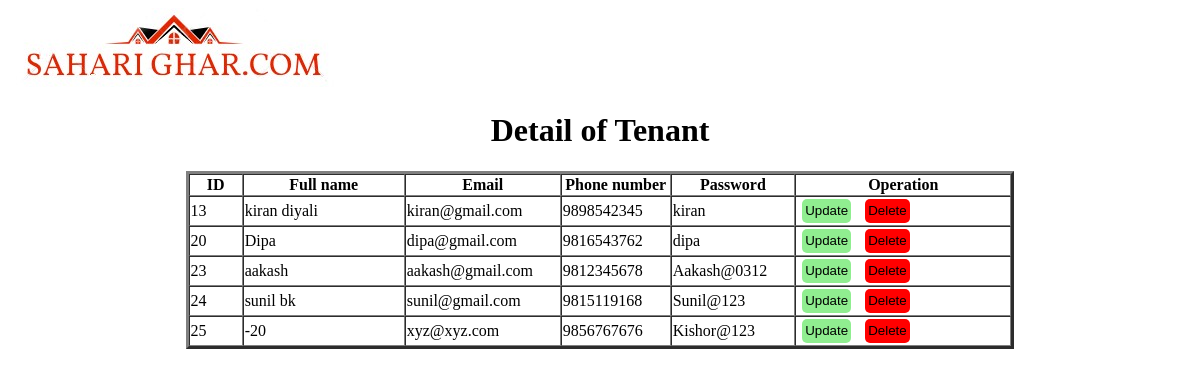
The app's page /Admin/tenant.php with its own data.
### tables this page shows
CREATE TABLE `user` (
  `id` int(10) NOT NULL,
  `full_name` varchar(20) NOT NULL,
  `email` varchar(20) NOT NULL,
  `phone_number` varchar(10) NOT NULL,
  `password` varchar(20) NOT NULL,
  `repeat_password` varchar(20) NOT NULL,
  `role` varchar(10) NOT NULL,
  `landlord_address` varchar(50) NOT NULL,
  `landlordid_image` varchar(500) NOT NULL
);

### Admin/tenant.php (the view, shortened to what this page needs)
<?php
  include '../config.php';
?>
<!DOCTYPE html>
<html lang="en">
<head>
<link rel="stylesheet" href="https://cdnjs.cloudflare.com/ajax/libs/font-awesome/6.5.1/css/all.min.css"
 />
</head>
<body>
<a href="index.php" class="logo-container">
    <img src="../image/logo.jpg" class="logo">
    </a>
 <?php
  $query= "SELECT * FROM user WHERE role = 'tenant'";
  $data=mysqli_query($conn,$query);
  $total= mysqli_num_rows($data);
  if($total != 0){
    ?>
    <h1 align="center"> Detail of Tenant</h1>
    <table border="3px" align="center" cellspacing="0" width="70%" >
     <tr>
        <th width="5%"> ID</th>
        <th width="15%">Full name</th>
        <th width="10%">Email</th>
        <th width="10%">Phone number</th>
        <th width="10%">Password</th>
        <th width="20%">Operation</th>
    <?php
    while($row=mysqli_fetch_assoc($data))
    {
        $id           =$row["id"];
        $full_name    =$row["full_name"];
        $email        =$row["email"];
        $p_number     =$row["phone_number"];
        $password     =$row["password"];
        echo"<tr>
        <td> $id </td>
        <td> $full_name </td>
        <td> $email </td>
        <td> $p_number </td>
        <td> $password </td>
        <td><a href='tenant_update.php?id=$id'><input type='submit' value='Update' class='update'></a>
            <a href='tenant_delete.php?id=$id'><input type='submit' value='Delete' class='delete' onclick='return confirm(\"Are you sure you want to delete this record?\")'></a>
        </td>
     </tr>";
    }
}else{
        echo '<script>alert("No record found!");</script>';
    }
   ?>
</table>

### Admin/tenant.php (style rules this page uses)
.update { background-color:lightgreen; border:lightgreen; border-radius:5px; padding:3px; margin:1px 5px 1px 5px; height:1.5rem; }
.delete { background-color:red; border:red; border-radius:5px; padding:3px; margin:1px 5px 1px 5px; height:1.5rem; }

### records on screen
user: id "13", full_name "kiran diyali", email "kiran@gmail.com", phone_number "9898542345", password "kiran"
user: id "20", full_name "Dipa", email "dipa@gmail.com", phone_number "9816543762", password "dipa"
user: id "23", full_name "aakash", email "aakash@gmail.com", phone_number "9812345678", password "Aakash@0312"
user: id "24", full_name "sunil bk", email "sunil@gmail.com", phone_number "9815119168", password "Sunil@123"
user: id "25", full_name "-20", email "xyz@xyz.com", phone_number "9856767676", password "Kishor@123"
